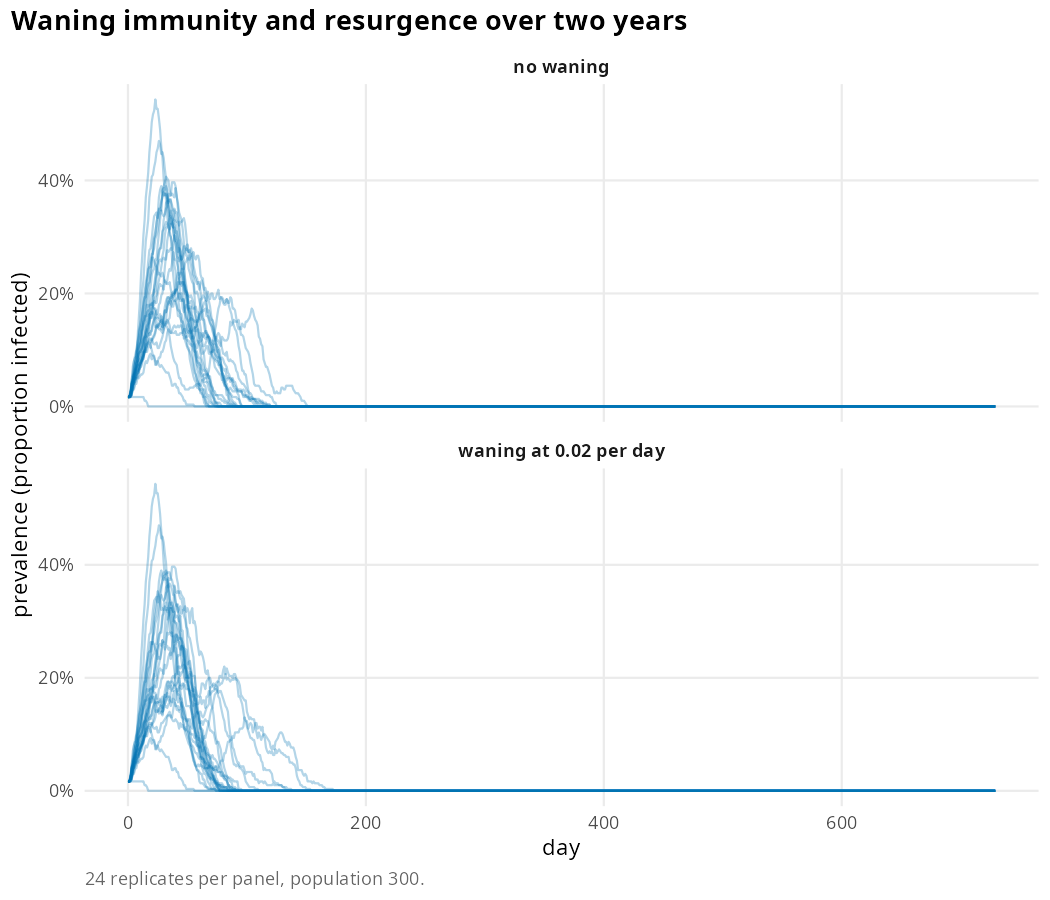

The script that drew this image:
# Expected: without waning, the first wave leaves most people with
# lasting, partial immunity, so after it prevalence stays low, with at
# most a little ongoing transmission among people whose immunity is
# small. With waning at 0.02 per day, immunity from a typical boost (about
# 2) is lost after about 100 days, so susceptibility returns across the
# population and a second wave follows the first, starting roughly 100 to
# 200 days after the first peak. Later waves are possible, and their timing
# varies between replicates.

source("reports/theme.R")

draws <- read_draws("resurgence")
draws$waning <- ifelse(draws$immunity_waning_rate == 0,
                       "no waning", "waning at 0.02 per day")

figure <- ggplot(draws, aes(time, prevalence, group = replicate)) +
  geom_line(alpha = 0.3, colour = figure_colours[1]) +
  facet_wrap(~ waning, ncol = 1) +
  scale_y_continuous(labels = scales::label_percent()) +
  labs(x = "day", y = "prevalence (proportion infected)",
       title = "Waning immunity and resurgence over two years",
       caption = paste(length(unique(draws$replicate)),
                       "replicates per panel, population 300."))
save_figure(figure, "resurgence", height = 6)
